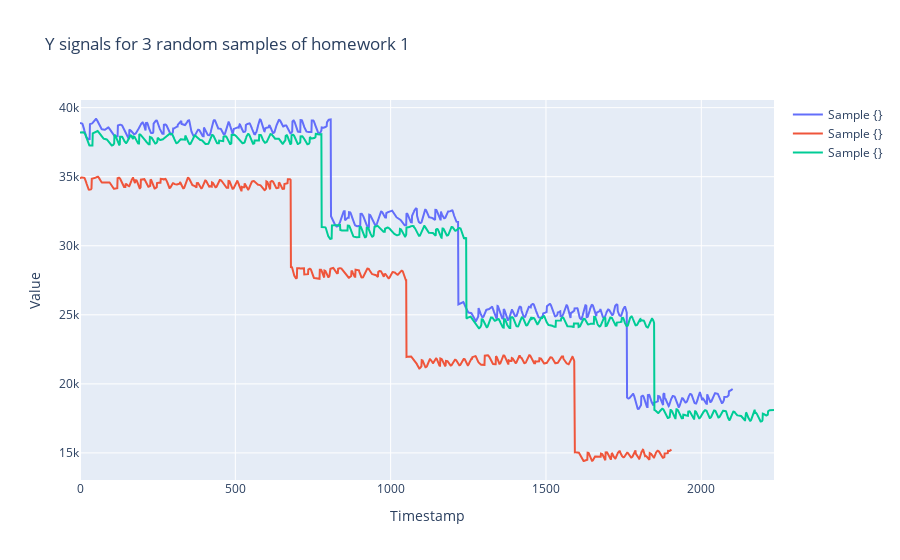

The notebook cell saved with this chart:
### Code cell
plot_random_signals('y', 'Y signals for 3 random samples of homework 1', homework=3, samples=3)

### Figure 1 — Plotly figure (JSON) as saved in the notebook; plotly's stock layout.template omitted (floating-point values rounded to 4 significant figures; data arrays with more than 128 entries replaced by an {"elided": "..."} marker saying what was removed)
{"data": [{"mode": "lines", "name": "Sample {}", "type": "scatter", "x": {"elided": "2102 int values"}, "y": {"elided": "2102 int values"}}, {"mode": "lines", "name": "Sample {}", "type": "scatter", "x": {"elided": "1905 int values"}, "y": {"elided": "1905 int values"}}, {"mode": "lines", "name": "Sample {}", "type": "scatter", "x": {"elided": "2235 int values"}, "y": {"elided": "2235 int values"}}], "layout": {"hovermode": "closest", "title": {"text": "Y signals for 3 random samples of homework 1"}, "xaxis": {"title": {"text": "Timestamp"}}, "yaxis": {"title": {"text": "Value"}}}}
